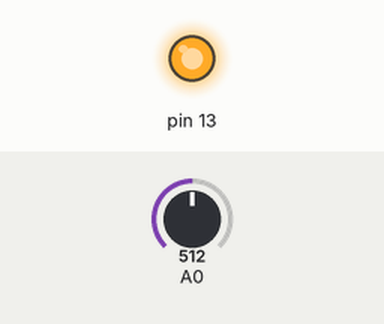
The sketch below on a simulated Arduino Uno, built with avr-gcc and run on an emulated ATmega328P. Parts: output pins drawn as LEDs (lit = HIGH). Inputs (shaded band) come from the test bench; at power-on: A0 = 512. What the sketch prints to the serial monitor is not drawn.

Above: at 0.1 s.
At 1.1 s:
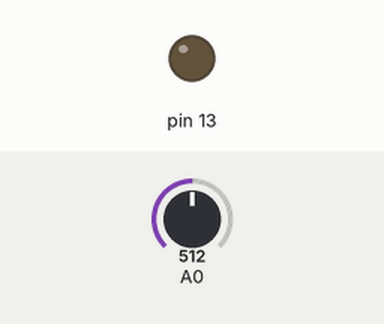
Timing chart, 0 to 2.6 s (numbered marks = the images above):
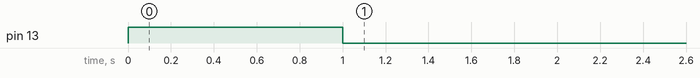

The sketch:

sketch_nov11a.ino
```cpp
/*----------------------------------
Thorvald - 2014

Dette er hovedsakelig bare en demonstrasjon på hvordan man kan lese verdier fra akselerometeret og gjøre dem om til g(9.81m/s^2). Obs. Av koden kan man få inntrykk av at det er snakk om et gyroskop, det er det *ikke*, det er et akselerometer, men man ville lest et gyroskop på ganske lik måte.

Det er veldig mye komentarer i denne filen( markert med // og /*[..] * /), dette er bare for å gjøre alt så forstålig som mulig, ikke vanligvis nødvendig å komentere så mye.

Vi må bruke en litt modifisert versjon av dette programmet til selve quadcopteret; for det første er det ikke noe grunn til å gjøre om til g, og dette programmet måler kun én verdi

-------------------------------------*/

int gyroPin = 0, sampleSize = 10;
float gyroVoltage = 3.3, gyroZero = 1.65, gyroSensitivity = 0.057, gyroRate, gyroCali; //gyroRate og gyroCali får ikke en verdi, man sier på en måte "disse finnes, men har ikke en verdi enda". Vi gjør dette for at 'scope`et' til variabelen skal være over hele programmet, altså ikke bare inne i en funksjon


/*
Gyro sensitivity: V/g (volt per 9.81m/s^2).
Gyro zero: Hva gyro outputter når g = 0.
Gyro Voltage: V når g = 16
 */
void setup() { //Alt surret med lamper av-og-på og delay osv. er bare for at man skal kunne se at arduinoen er i calibreringsmodus
   pinMode(13, OUTPUT);
   analogReference(EXTERNAL);
   Serial.begin(9600);
   digitalWrite(13, HIGH);
   delay(1000);
   calibrate();//funksjon definert lengre ned. Returnerer ingenting, men endrer verdien til variabelen gyroCali
   digitalWrite(13, LOW);
}

void loop() {
  gyroRate = getSample(gyroPin);
  gyroRate = wToV(gyroRate);
  gyroRate -= gyroCali; //Trekk ifra null,verdien
  Serial.println(gyroRate);
}

void calibrate() {
  gyroCali = getSample(gyroPin); //Mål en null-verdi
  gyroCali = wToV(gyroCali); //gjør om til volt
}

float wToV(float input) {
  input *= gyroVoltage/1023; //multipliser input med gyroVoltage og divider så på 1023(gjør om fra 1023 skala(vet ikke hva den er) til volt)
  input -= gyroZero; //trekk ifra gyroZero, slik at 0g gir 0 volt, negativ g gir negativ volt og positiv g gir positiv v
  input /= gyroSensitivity; //Del på sensitiviteten til gyroen(Volt til g(9.81m/s^2)). Sensitiviteten er oppgitt som V/g, i datasheetet til gyroen er det oppgitt i mV/g, men jeg har gjort det om til V/g.
  return input;
}

int getSample(int pin) { //Finner gjennomsnittet av et visst antall målinger(sampleSize er definert helt øverst)
  long tmp = 0;
    for(int i = 0; i < sampleSize; i++) {
      tmp += analogRead(pin);
    }

    return tmp/sampleSize;
}
```
